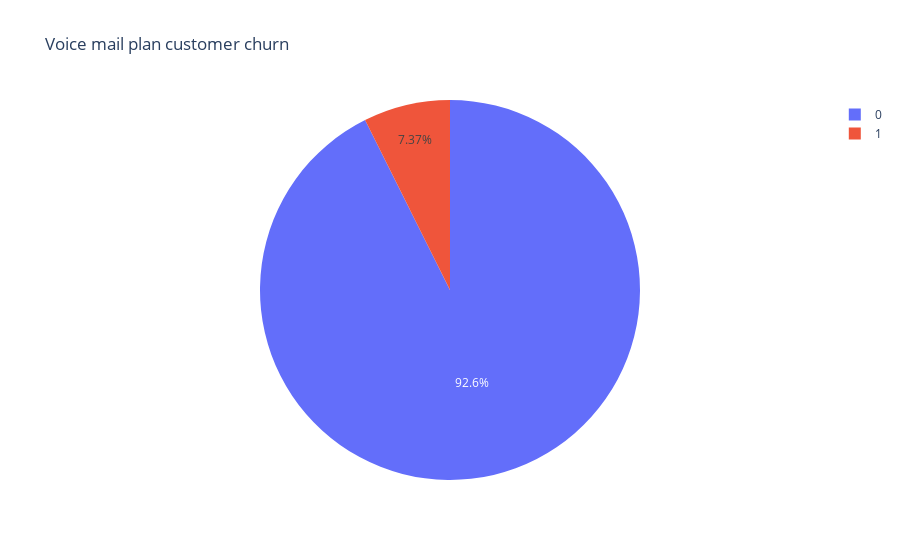

Write notebook code for a chart like this one.
### Code cell
fig = px.pie(df, values="voice_mail_plan", names="churn", 
             title='Voice mail plan customer churn')  
fig.show()

### Figure 1 — Plotly figure (JSON) as saved in the notebook; plotly's stock layout.template omitted (floating-point values rounded to 4 significant figures; data arrays with more than 128 entries replaced by an {"elided": "..."} marker saying what was removed)
{"data": [{"domain": {"x": [0, 1], "y": [0, 1]}, "hovertemplate": "churn=%{label}<br>voice_mail_plan=%{value}<extra></extra>", "labels": {"elided": "4250 int values"}, "legendgroup": "", "name": "", "showlegend": true, "type": "pie", "values": {"elided": "4250 int values"}}], "layout": {"legend": {"tracegroupgap": 0}, "title": {"text": "Voice mail plan customer churn"}}}
